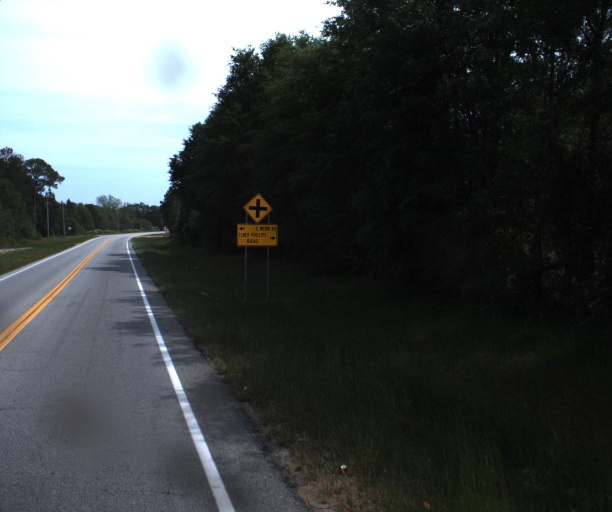
#> input picture data/002.jpg, 1224 x 1024 px, given in place of 198.jpg, which was not available (shown at 1/2 size)
$ jupyter execute --allow-errors test_filter.ipynb   (shell and % lines are left out)   (older library calls are emulated)
#> lines starting #> are read from the running program, lines starting #| are printed output that depends on the picture; after the words box and inside, x2 and y2 are one past the last pixel; in counts of white or black regions, pixels touching at a corner belong together; pictures that were not available may be replaced by others from this repository, and a replacement may not be noted
### src/detector/color_model_filter.py
import cv2
import numpy as np

# globally define kernels (do not recreate them for each image)
small_closing_kernel = cv2.getStructuringElement(cv2.MORPH_ELLIPSE, (5, 5))
noise_kernel = cv2.getStructuringElement(cv2.MORPH_ELLIPSE, (5, 5))
# [5 lines of commented-out code are left out]


# [47 lines left out: functions generate_mask_from_color_model, generate_raw_mask, not called in this run]


def filter_mask_noise(mask: np.ndarray):
    # Close sign to fix imperfect color model
    mask = cv2.dilate(mask, small_closing_kernel)
    # mask = cv2.morphologyEx(mask, cv2.MORPH_CLOSE, small_closing_kernel)  # close sign
    # Fill contours to prevent problem of splited sign when removing noise
    _, contours, _ = cv2.findContours(mask, cv2.RETR_EXTERNAL, cv2.CHAIN_APPROX_SIMPLE)
    mask = cv2.drawContours(mask, contours, -1, 1, -1)
    # [4 lines of commented-out code are left out]
    return mask


class HistogramThresholdDetectionFailedError(Exception):
    pass

### test_filter.ipynb
[cell 1]
import cv2
import numpy as np
import pylab
import random
import math
import pickle
import glob
import os
import pytesseract
import re
import matplotlib
import matplotlib.pyplot as plt

from src.detector.color_model_filter import *

[cell 2]
#im = cv2.imread("data/006.jpg")
file = "data/{:03d}.jpg".format(random.randint(1,404))
#file = "data/219.jpg"
print(file)
im = cv2.imread(file)
#> im is the input picture: shape (1024, 1224, 3); mean B, G, R 66, 66.6, 62.3
im = im[30:, :, :]
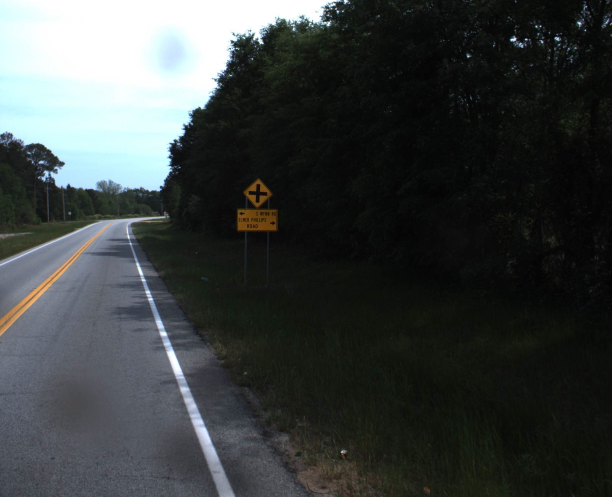
#> im: shape (994, 1224, 3) (shown at 1/2 size); mean B, G, R 63.5, 64, 59.7
im = cv2.resize(im, (1224,1024))
#> im: shape (1024, 1224, 3)

[cell 3]
#im = cv2.GaussianBlur(im, (15, 15), 0)
im_rgb = cv2.cvtColor(im, cv2.COLOR_BGR2RGB)
print(im.shape)
#| (1024, 1224, 3)

bn_im = im
bn = np.zeros_like(bn_im)
for i in range(bn_im.shape[2]):
    min_val = bn_im[:, :, i].min()
    max_val = bn_im[:, :, i].max()
    bn[:, :, i] = (bn_im[:, :, i] - min_val) * (255 / (max_val - min_val))
    # [5 lines of commented-out code are left out]


im_hsv = cv2.cvtColor(im, cv2.COLOR_BGR2HSV)
#> im_hsv: shape (1024, 1224, 3); mean H, S, V 60.8, 45, 66.7
print(im_hsv[:, :, 1].max(), im_hsv[:, :, 1].min())
#| 255 0

[cell 4]
pylab.imshow(im_rgb)
pylab.show()
pylab.imshow(im_hsv[:,:,0], cmap=pylab.gray())
pylab.show()
pylab.imshow(im_hsv[:,:,1], cmap=pylab.gray())
pylab.show()
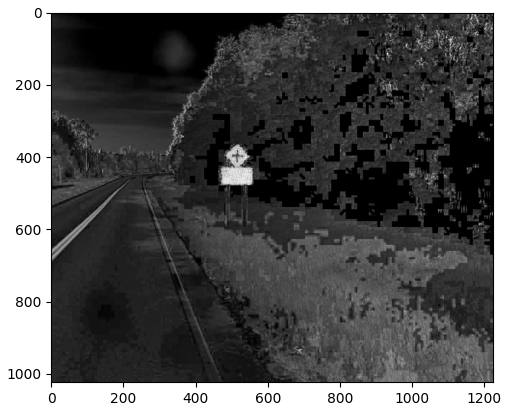
#> figure drawn by matplotlib, 1 panel
pylab.imshow(im_hsv[:,:,2], cmap=pylab.gray())
pylab.show()

[cell 5]
hue = im_hsv[:, :, 0]
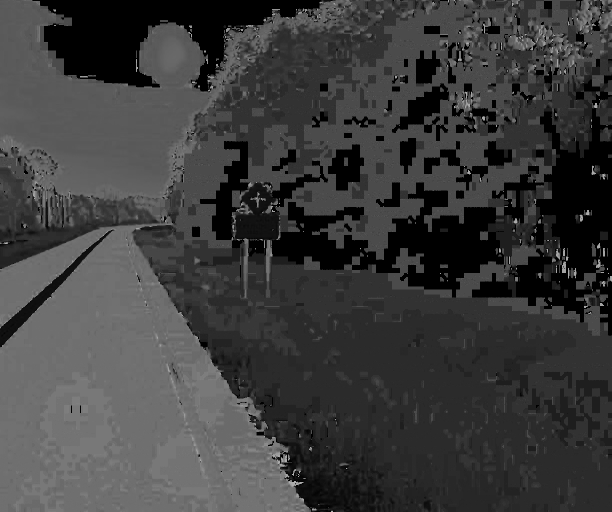
#> hue: shape (1024, 1224) (shown at 1/2 size); min 0, max 179, mean 60.8
hue = cv2.GaussianBlur(im_hsv[:, :, 0], (3,3), 0)
hue_mask = (hue < 40) & (hue > 10)
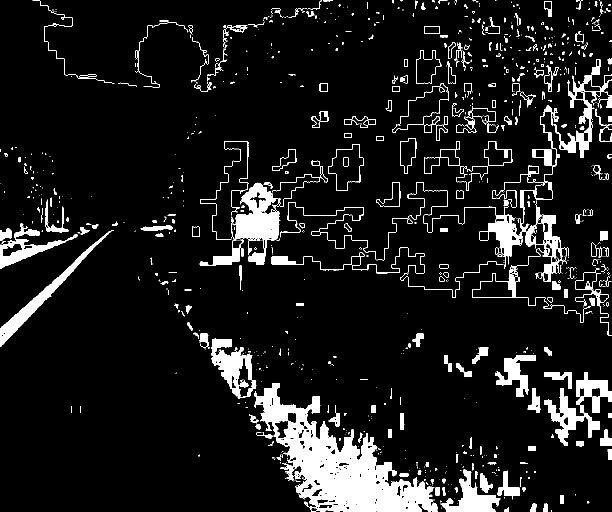
#> hue_mask: shape (1024, 1224) bool (shown at 1/2 size); 9.5% white; 834 white regions (546 under 20 px), largest, box (x1, y1, x2, y2) and area: (508, 766, 875, 1024) 35112, (561, 149, 1224, 537) 10450, (399, 321, 656, 532) 9241
pylab.imshow(hue_mask, cmap=pylab.gray())
pylab.show()
cv2.imwrite("mask_hue.png", hue_mask * 255)

value = im_hsv[:, :, 2]
filtered_value = cv2.medianBlur(value, 165)
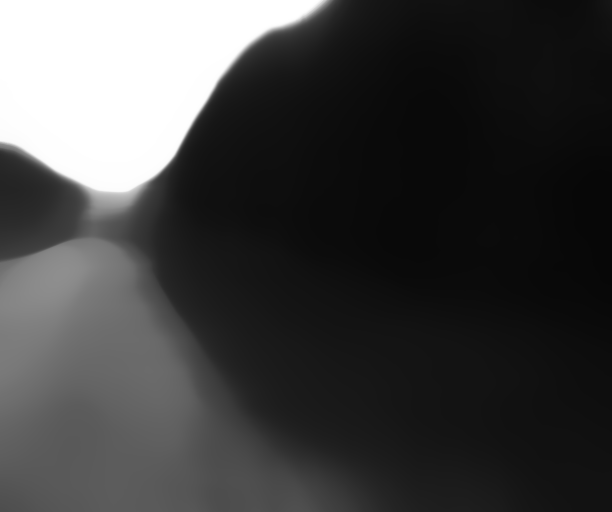
#> filtered_value: shape (1024, 1224) (shown at 1/2 size); min 7, max 255, mean 64.9
# filtered_value = cv2.GaussianBlur(value, (51, 51), 0)
value_mask = value > filtered_value * 1.2
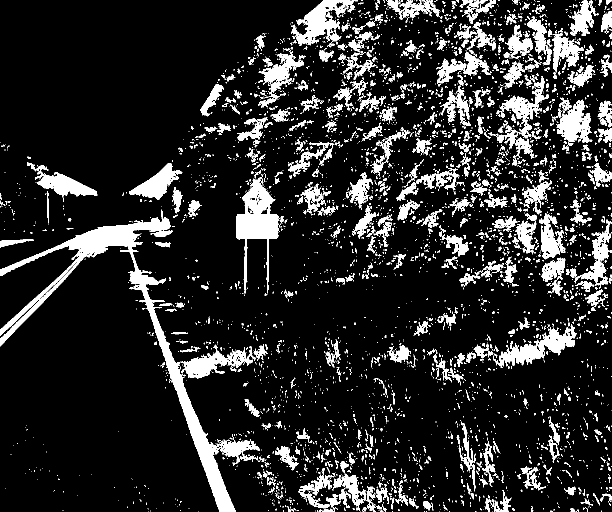
#> value_mask: shape (1024, 1224) bool (shown at 1/2 size); 13.9% white; 4516 white regions (3833 under 20 px), largest, box (x1, y1, x2, y2) and area: (0, 419, 471, 1024) 23933, (473, 354, 559, 587) 7361, (582, 0, 711, 92) 4830

pylab.imshow(filtered_value, cmap=pylab.gray())
pylab.show()
pylab.imshow(value_mask, cmap=pylab.gray())
pylab.show()
pylab.imshow(value_mask & hue_mask, cmap=pylab.gray())
pylab.show()
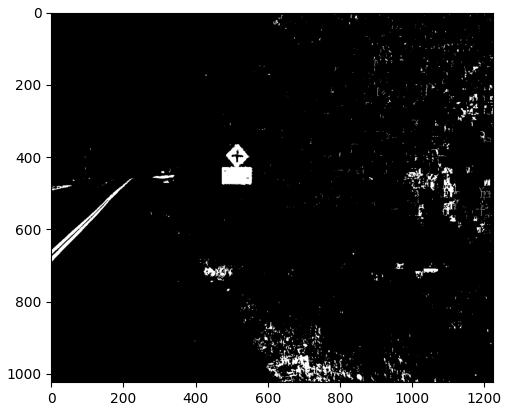
#> figure drawn by matplotlib, 1 panel

[cell 6]
def generate_raw_mask(hsv_image: np.ndarray):
    hue = cv2.GaussianBlur(hsv_image[:, :, 0], (3, 3), 0)
    hue_mask = (hue < 40) & (hue > 10)
    value = im_hsv[:, :, 2]
    filtered_value = cv2.medianBlur(value, 165)
    # filtered_value = cv2.GaussianBlur(value, (51, 51), 0)
    value_mask = value > (filtered_value * 1.2)

    pylab.imshow(hue_mask, cmap=pylab.gray())
    pylab.show()
    cv2.imwrite("mask_hue.png", hue_mask * 255)

    yellow_saturation = cv2.GaussianBlur(hsv_image[:, :, 1], (3, 3), 0)
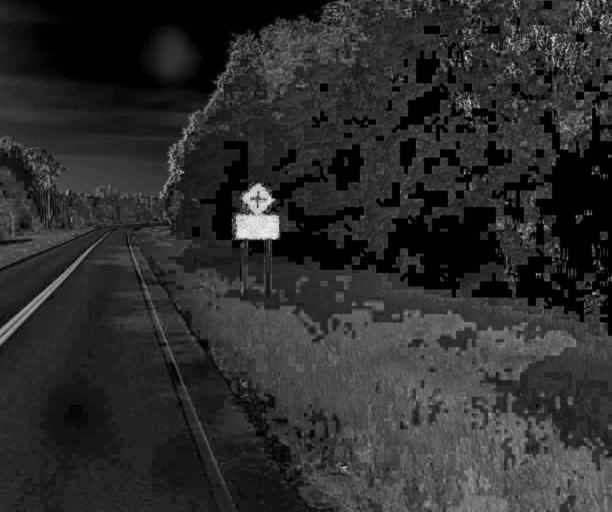
#> yellow_saturation: shape (1024, 1224) (shown at 1/2 size); min 0, max 255, mean 45
    yellow_saturation = yellow_saturation * (hue_mask)# & value_mask)
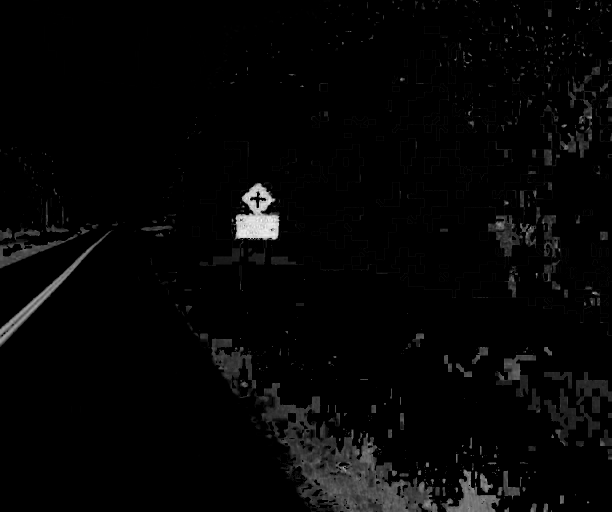
#> yellow_saturation: shape (1024, 1224) (shown at 1/2 size); min 0, max 255, mean 5.8
    # define saturation threshold using value histogram
    smin, smax = np.percentile(yellow_saturation, [97, 99.87])
#> smin = 70; smax = 219
    hist, col = np.histogram(yellow_saturation, 25)
#> hist = 25 values, max 1143775 at index 0, min 16 at index 24, mean 50135; col = 26 values from 0 to 255
    correct_threshold = int(hue_mask.sum() * 0.025)
#> correct_threshold = 2968

    pylab.imshow(yellow_saturation, cmap=pylab.gray())
    pylab.show()
    plt.bar(col[7:-1], hist[7:], 5)
    # plt.yscale('log')
    plt.show()
    plt.bar(range(7, len(hist)), hist[7:], 1)
    # plt.yscale('log')
    plt.show()
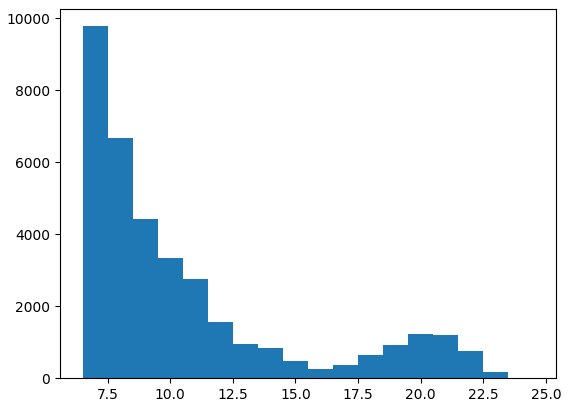
#> figure drawn by matplotlib, 1 panel; tallest bar 9781 high, from x = 6.5 to 7.5
    print("correct threshold: {}".format(correct_threshold))
#| correct threshold: 2968

    last_v = correct_threshold
#> last_v = 2968
#> (the rest of the program and of its run is left out)
